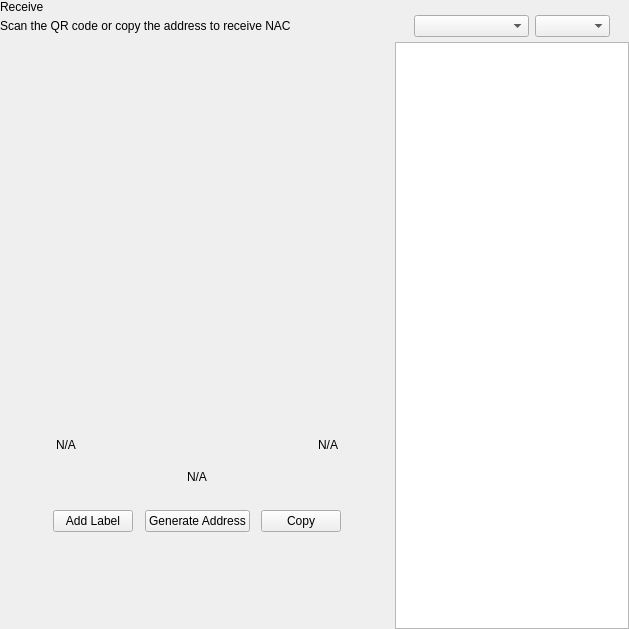
<?xml version="1.0" encoding="UTF-8"?>
<ui version="4.0">
 <class>ReceiveWidget</class>
 <widget class="QWidget" name="ReceiveWidget">
  <property name="geometry">
   <rect>
    <x>0</x>
    <y>0</y>
    <width>629</width>
    <height>629</height>
   </rect>
  </property>
  <property name="minimumSize">
   <size>
    <width>0</width>
    <height>0</height>
   </size>
  </property>
  <property name="windowTitle">
   <string>Form</string>
  </property>
  <layout class="QHBoxLayout" name="horizontalLayout_2" stretch="2,1">
   <property name="spacing">
    <number>0</number>
   </property>
   <property name="leftMargin">
    <number>0</number>
   </property>
   <property name="topMargin">
    <number>0</number>
   </property>
   <property name="rightMargin">
    <number>0</number>
   </property>
   <property name="bottomMargin">
    <number>0</number>
   </property>
   <item>
    <widget class="QWidget" name="left" native="true">
     <layout class="QVBoxLayout" name="verticalLayout_3">
      <property name="leftMargin">
       <number>0</number>
      </property>
      <property name="topMargin">
       <number>0</number>
      </property>
      <property name="rightMargin">
       <number>0</number>
      </property>
      <property name="bottomMargin">
       <number>0</number>
      </property>
      <item>
       <layout class="QVBoxLayout" name="verticalLayout_2">
        <property name="spacing">
         <number>0</number>
        </property>
        <property name="leftMargin">
         <number>0</number>
        </property>
        <item>
         <layout class="QHBoxLayout" name="horizontalLayout_3">
          <property name="spacing">
           <number>0</number>
          </property>
          <item>
           <layout class="QVBoxLayout" name="verticalLayout_4">
            <property name="spacing">
             <number>5</number>
            </property>
            <item>
             <widget class="QLabel" name="labelTitle">
              <property name="text">
               <string>Receive</string>
              </property>
             </widget>
            </item>
            <item alignment="Qt::AlignTop">
             <widget class="QLabel" name="labelSubtitle1">
              <property name="text">
               <string>Scan the QR code or copy the address to receive NAC</string>
              </property>
             </widget>
            </item>
           </layout>
          </item>
          <item>
           <spacer name="horizontalSpacer">
            <property name="orientation">
             <enum>Qt::Horizontal</enum>
            </property>
            <property name="sizeHint" stdset="0">
             <size>
              <width>40</width>
              <height>20</height>
             </size>
            </property>
           </spacer>
          </item>
         </layout>
        </item>
        <item>
         <spacer name="verticalSpacer_2">
          <property name="orientation">
           <enum>Qt::Vertical</enum>
          </property>
          <property name="sizeType">
           <enum>QSizePolicy::Expanding</enum>
          </property>
          <property name="sizeHint" stdset="0">
           <size>
            <width>20</width>
            <height>50</height>
           </size>
          </property>
         </spacer>
        </item>
        <item alignment="Qt::AlignHCenter">
         <widget class="QWidget" name="layoutQR" native="true">
          <property name="maximumSize">
           <size>
            <width>510</width>
            <height>16777215</height>
           </size>
          </property>
          <layout class="QVBoxLayout" name="verticalLayoutQr">
           <item>
            <spacer name="verticalSpacer11">
             <property name="orientation">
              <enum>Qt::Vertical</enum>
             </property>
             <property name="sizeType">
              <enum>QSizePolicy::Fixed</enum>
             </property>
             <property name="sizeHint" stdset="0">
              <size>
               <width>20</width>
               <height>20</height>
              </size>
             </property>
            </spacer>
           </item>
           <item alignment="Qt::AlignHCenter">
            <widget class="QLabel" name="labelQrImg">
             <property name="minimumSize">
              <size>
               <width>260</width>
               <height>260</height>
              </size>
             </property>
             <property name="maximumSize">
              <size>
               <width>260</width>
               <height>260</height>
              </size>
             </property>
             <property name="text">
              <string/>
             </property>
             <property name="alignment">
              <set>Qt::AlignCenter</set>
             </property>
            </widget>
           </item>
           <item>
            <spacer name="verticalSpacer_21">
             <property name="orientation">
              <enum>Qt::Vertical</enum>
             </property>
             <property name="sizeType">
              <enum>QSizePolicy::Fixed</enum>
             </property>
             <property name="sizeHint" stdset="0">
              <size>
               <width>20</width>
               <height>30</height>
              </size>
             </property>
            </spacer>
           </item>
           <item>
            <widget class="QWidget" name="widget" native="true">
             <property name="minimumSize">
              <size>
               <width>0</width>
               <height>0</height>
              </size>
             </property>
             <layout class="QHBoxLayout" name="horizontalLayout_5">
              <item>
               <widget class="QLabel" name="labelLabel">
                <property name="text">
                 <string notr="true">N/A</string>
                </property>
               </widget>
              </item>
              <item>
               <spacer name="horizontalSpacer_2">
                <property name="orientation">
                 <enum>Qt::Horizontal</enum>
                </property>
                <property name="sizeHint" stdset="0">
                 <size>
                  <width>141</width>
                  <height>20</height>
                 </size>
                </property>
               </spacer>
              </item>
              <item>
               <widget class="QLabel" name="labelDate">
                <property name="text">
                 <string notr="true">N/A</string>
                </property>
                <property name="alignment">
                 <set>Qt::AlignRight|Qt::AlignTrailing|Qt::AlignVCenter</set>
                </property>
               </widget>
              </item>
             </layout>
            </widget>
           </item>
           <item>
            <widget class="QLabel" name="labelAddress">
             <property name="sizePolicy">
              <sizepolicy hsizetype="Expanding" vsizetype="Preferred">
               <horstretch>0</horstretch>
               <verstretch>0</verstretch>
              </sizepolicy>
             </property>
             <property name="minimumSize">
              <size>
               <width>300</width>
               <height>0</height>
              </size>
             </property>
             <property name="text">
              <string notr="true">N/A</string>
             </property>
             <property name="alignment">
              <set>Qt::AlignCenter</set>
             </property>
            </widget>
           </item>
           <item>
            <spacer name="verticalSpacer_4">
             <property name="orientation">
              <enum>Qt::Vertical</enum>
             </property>
             <property name="sizeType">
              <enum>QSizePolicy::Fixed</enum>
             </property>
             <property name="sizeHint" stdset="0">
              <size>
               <width>20</width>
               <height>20</height>
              </size>
             </property>
            </spacer>
           </item>
           <item>
            <layout class="QHBoxLayout" name="horizontalLayout_4">
             <item alignment="Qt::AlignHCenter">
              <widget class="QPushButton" name="pushButtonLabel">
               <property name="focusPolicy">
                <enum>Qt::NoFocus</enum>
               </property>
               <property name="text">
                <string>Add Label</string>
               </property>
              </widget>
             </item>
             <item alignment="Qt::AlignHCenter">
              <widget class="QPushButton" name="pushButtonNewAddress">
               <property name="focusPolicy">
                <enum>Qt::NoFocus</enum>
               </property>
               <property name="text">
                <string>Generate Address</string>
               </property>
              </widget>
             </item>
             <item alignment="Qt::AlignHCenter">
              <widget class="QPushButton" name="pushButtonCopy">
               <property name="focusPolicy">
                <enum>Qt::NoFocus</enum>
               </property>
               <property name="text">
                <string>Copy</string>
               </property>
              </widget>
             </item>
            </layout>
           </item>
           <item>
            <spacer name="verticalSpacer_3">
             <property name="orientation">
              <enum>Qt::Vertical</enum>
             </property>
             <property name="sizeType">
              <enum>QSizePolicy::Expanding</enum>
             </property>
             <property name="sizeHint" stdset="0">
              <size>
               <width>20</width>
               <height>20</height>
              </size>
             </property>
            </spacer>
           </item>
          </layout>
         </widget>
        </item>
        <item>
         <spacer name="verticalSpacer">
          <property name="orientation">
           <enum>Qt::Vertical</enum>
          </property>
          <property name="sizeHint" stdset="0">
           <size>
            <width>20</width>
            <height>40</height>
           </size>
          </property>
         </spacer>
        </item>
       </layout>
      </item>
     </layout>
    </widget>
   </item>
   <item>
    <widget class="QWidget" name="right" native="true">
     <layout class="QVBoxLayout" name="verticalLayout_5">
      <property name="spacing">
       <number>0</number>
      </property>
      <property name="leftMargin">
       <number>1</number>
      </property>
      <property name="topMargin">
       <number>0</number>
      </property>
      <property name="rightMargin">
       <number>0</number>
      </property>
      <property name="bottomMargin">
       <number>0</number>
      </property>
      <item>
       <layout class="QVBoxLayout" name="container_right">
        <property name="spacing">
         <number>0</number>
        </property>
        <property name="leftMargin">
         <number>0</number>
        </property>
        <property name="rightMargin">
         <number>0</number>
        </property>
        <item>
         <layout class="QVBoxLayout" name="verticalLayout">
          <property name="spacing">
           <number>6</number>
          </property>
          <property name="leftMargin">
           <number>19</number>
          </property>
          <property name="rightMargin">
           <number>19</number>
          </property>
          <item>
           <widget class="OptionButton" name="btnRequest" native="true"/>
          </item>
          <item>
           <widget class="OptionButton" name="btnMyAddresses" native="true">
            <property name="sizePolicy">
             <sizepolicy hsizetype="Preferred" vsizetype="Minimum">
              <horstretch>0</horstretch>
              <verstretch>0</verstretch>
             </sizepolicy>
            </property>
           </widget>
          </item>
         </layout>
        </item>
        <item>
         <widget class="QWidget" name="sortWidget" native="true">
          <layout class="QHBoxLayout" name="horizontalLayout_6">
           <property name="leftMargin">
            <number>19</number>
           </property>
           <property name="rightMargin">
            <number>19</number>
           </property>
           <property name="bottomMargin">
            <number>5</number>
           </property>
           <item>
            <spacer name="horizontalSpacer_3">
             <property name="orientation">
              <enum>Qt::Horizontal</enum>
             </property>
             <property name="sizeHint" stdset="0">
              <size>
               <width>40</width>
               <height>20</height>
              </size>
             </property>
            </spacer>
           </item>
           <item>
            <widget class="QComboBox" name="comboBoxSort">
             <property name="sizePolicy">
              <sizepolicy hsizetype="Preferred" vsizetype="Fixed">
               <horstretch>0</horstretch>
               <verstretch>0</verstretch>
              </sizepolicy>
             </property>
             <property name="minimumSize">
              <size>
               <width>115</width>
               <height>0</height>
              </size>
             </property>
            </widget>
           </item>
           <item>
            <widget class="QComboBox" name="comboBoxSortOrder">
             <property name="sizePolicy">
              <sizepolicy hsizetype="Preferred" vsizetype="Fixed">
               <horstretch>0</horstretch>
               <verstretch>0</verstretch>
              </sizepolicy>
             </property>
             <property name="minimumSize">
              <size>
               <width>75</width>
               <height>0</height>
              </size>
             </property>
            </widget>
           </item>
          </layout>
         </widget>
        </item>
        <item>
         <widget class="QListView" name="listViewAddress"/>
        </item>
       </layout>
      </item>
     </layout>
    </widget>
   </item>
  </layout>
 </widget>
 <customwidgets>
  <customwidget>
   <class>OptionButton</class>
   <extends>QWidget</extends>
   <header>qt/nuwacoin/optionbutton.h</header>
   <container>1</container>
  </customwidget>
 </customwidgets>
 <resources/>
 <connections/>
</ui>
